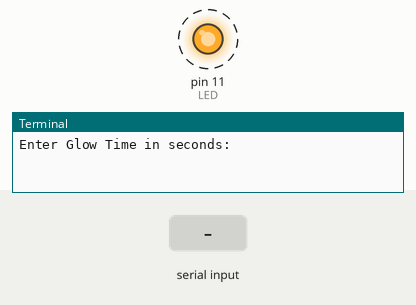
The program below on a simulated Raspberry Pi (header pin numbers). Parts: output pins drawn as LEDs (lit = HIGH), the last lines printed to the terminal. Dashed ring = blinking. The inputs (shaded band) are chosen by the test bench. Threads take turns every 2 ms.

Above: at 1.2 s.
1.3 s: "5" typed at the terminal, then Enter
4.3 s: "90" typed at the terminal, then Enter
At 4.8 s:
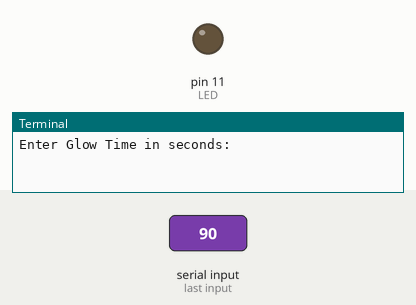
Timing chart, 0 to 7.3 s (numbered marks = the images above; inputs shaded):
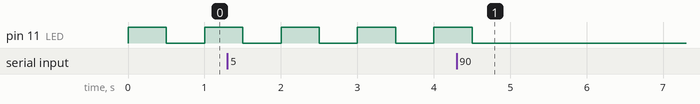

Measured:
- after the input at 4.3 s, pin 11 (LED): goes on until 4.5 s, then stays LOW
- by itself, pin 11 (LED): alternates HIGH for 0.50 s and LOW for 0.50 s

The program:

timescript.py
```python
'''
comment 5th line (import ASUS.GPIO as GPIO) and uncomment 6th line (import RPi.GPIO as GPIO) if you are using Raspberry Pi
comment 6th line (import RPi.GPIO as GPIO) and uncomment 5th line (import ASUS.GPIO as GPIO) if you are using ASUS Tinker Board
'''
#import ASUS.GPIO as GPIO
import RPi.GPIO as GPIO

import time
import threading

GPIO.setwarnings(False)
GPIO.setmode(GPIO.BOARD)

LED = 11
GPIO.setup(LED, GPIO.OUT)

GlowTime = 0.5  # Default Glow Time
DarkTime = 0.5  # Default Dark Time
TimePeriod = GlowTime + DarkTime
Frequency = 1/TimePeriod

def print_default_values():
    print("Glow Time: {:.6f} seconds \t Dark Time: {:.6f} seconds \t Time Period: {:.6f} seconds \t Frequency: {:.6f} Hz".format(GlowTime, DarkTime, TimePeriod, Frequency))

def blink_led():
    global GlowTime, DarkTime
    while True:
        GPIO.output(LED, GPIO.HIGH)
        time.sleep(GlowTime)

        GPIO.output(LED, GPIO.LOW)
        time.sleep(DarkTime)

def get_user_input():
    global GlowTime, DarkTime, TimePeriod, Frequency
    while True:
        try:
            new_glow_time = float(input("Enter Glow Time in seconds: "))
            new_dark_time = float(input("Enter Dark Time in seconds: "))

            if new_glow_time >= 0 and new_dark_time >= 0:
                GlowTime = new_glow_time
                DarkTime = new_dark_time
                TimePeriod = GlowTime + DarkTime
                Frequency = 1/TimePeriod
                print_default_values()
            else:
                print("Invalid input. Please enter non-negative values for Glow Time and Dark Time.")
        except ValueError:
            print("Invalid input. Please enter numeric values for Glow Time and Dark Time.")

try:
    GPIO.output(LED, GPIO.HIGH)  # Turn LED on initially
    print_default_values()

    blinking_thread = threading.Thread(target=blink_led)
    blinking_thread.start()

    input_thread = threading.Thread(target=get_user_input)
    input_thread.start()

    input_thread.join()

except KeyboardInterrupt:
    GPIO.cleanup()
```
